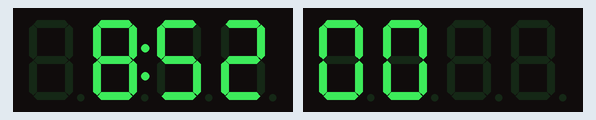
Simulated run of this sketch. Board: Arduino Uno, built with avr-gcc and run on an emulated ATmega328P. Shown: 2 × 4-digit seven-segment display.

Above: at 0.1 s.
At 4.1 s:
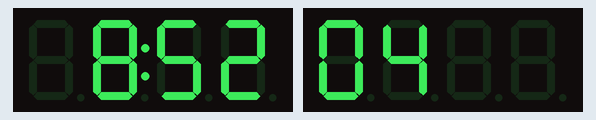
At 9.2 s:
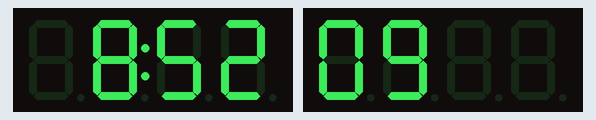
At 19.3 s:
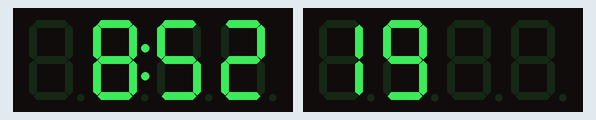
At 28.3 s:
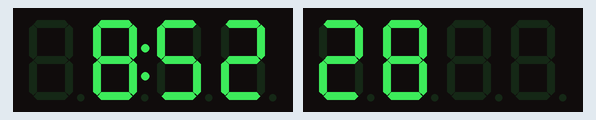
At 38.4 s:
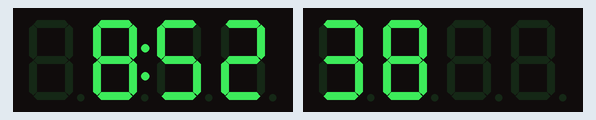

The sketch:

Experiment_5.ino
```cpp
#include<TM1637.h>

#define clk 2
#define dio_h_m 3
#define dio_s 4

TM1637 h_m(clk, dio_h_m);
TM1637 s(clk, dio_s);

//for display

//integer displays for each digit
int h_0=0,
    h_1=8,
    m_0=5,
    m_1=2,
    s_0=0,
    s_1=0;
long h_past=0, m_past=0, s_past=0;

const long hour = 3600000, minute = 60000, second = 1000;

void setup() {
  // put your setup code here, to run once:
  h_m.init();
  h_m.set(2);

  s.init();
  s.set(2);
}

void loop() {
  // put your main code here, to run repeatedly:

  long long current = millis();

  if(current-s_past >= second)
  {
    s_1++;
    s_past=current;
  }
  if(s_1>9)
  {
    s_0++;
    s_1=0;
  }
  if(s_0>5 && s_1 ==0)
  {
    s_0=0;
    s_1=0;
    m_1++;
  }

  if(current-m_past >= minute)
  {
//    m_1++;
    m_past = current;
  }
  if(m_1>9)
  {
    Serial.println("Increasing tens minute");
    m_0++;
    m_1=0;
  }
  if(m_0>5 && m_1 == 0)
  {
    m_0 = 0;
    m_1 = 0;
    h_1++;
  }

  if(current-h_past >= hour)
  {
//    h_1++;
    h_past = current;
  }
  if(h_1>9)
  {
    h_0++;
    h_1=0;
  }
  if(h_0==1 && h_1 > 2)
  {
    h_0 = 0;
    h_1 = 1;
  }

  if(h_0!=0)
    h_m.display(0,h_0);
  h_m.display(1,h_1);
  h_m.point(1);
  h_m.display(2,m_0);
  h_m.display(3,m_1);

  s.display(0,s_0);
  s.display(1,s_1);
}
```

Measured:
- what the display in image 0 shows lasts 1.0 s, from 0.1 s to 1.1 s
